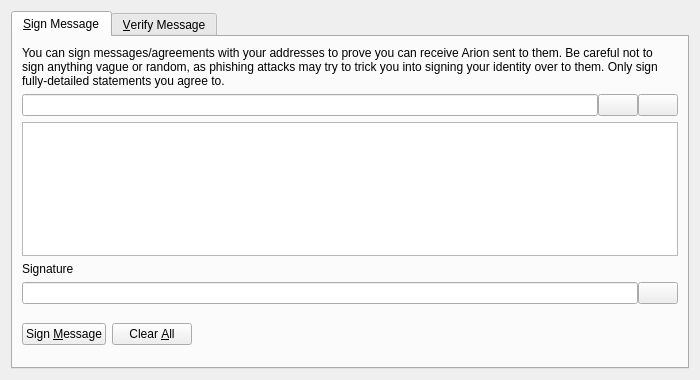
<?xml version="1.0" encoding="UTF-8"?>
<ui version="4.0">
 <class>SignVerifyMessageDialog</class>
 <widget class="QDialog" name="SignVerifyMessageDialog">
  <property name="geometry">
   <rect>
    <x>0</x>
    <y>0</y>
    <width>700</width>
    <height>380</height>
   </rect>
  </property>
  <property name="windowTitle">
   <string>Signatures - Sign / Verify a Message</string>
  </property>
  <property name="modal">
   <bool>true</bool>
  </property>
  <layout class="QVBoxLayout" name="verticalLayout">
   <item>
    <widget class="QTabWidget" name="tabWidget">
     <property name="currentIndex">
      <number>0</number>
     </property>
     <widget class="QWidget" name="tabSignMessage">
      <attribute name="title">
       <string>&amp;Sign Message</string>
      </attribute>
      <layout class="QVBoxLayout" name="verticalLayout_SM">
       <item>
        <widget class="QLabel" name="infoLabel_SM">
         <property name="text">
          <string>You can sign messages/agreements with your addresses to prove you can receive Arion sent to them. Be careful not to sign anything vague or random, as phishing attacks may try to trick you into signing your identity over to them. Only sign fully-detailed statements you agree to.</string>
         </property>
         <property name="textFormat">
          <enum>Qt::PlainText</enum>
         </property>
         <property name="wordWrap">
          <bool>true</bool>
         </property>
        </widget>
       </item>
       <item>
        <layout class="QHBoxLayout" name="horizontalLayout_1_SM">
         <property name="spacing">
          <number>0</number>
         </property>
         <item>
          <widget class="QValidatedLineEdit" name="addressIn_SM">
           <property name="toolTip">
            <string>The Arion address to sign the message with</string>
           </property>
          </widget>
         </item>
         <item>
          <widget class="QPushButton" name="addressBookButton_SM">
           <property name="toolTip">
            <string>Choose previously used address</string>
           </property>
           <property name="text">
            <string/>
           </property>
           <property name="shortcut">
            <string>Alt+A</string>
           </property>
           <property name="autoDefault">
            <bool>false</bool>
           </property>
          </widget>
         </item>
         <item>
          <widget class="QPushButton" name="pasteButton_SM">
           <property name="toolTip">
            <string>Paste address from clipboard</string>
           </property>
           <property name="text">
            <string/>
           </property>
           <property name="shortcut">
            <string>Alt+P</string>
           </property>
           <property name="autoDefault">
            <bool>false</bool>
           </property>
          </widget>
         </item>
        </layout>
       </item>
       <item>
        <widget class="QPlainTextEdit" name="messageIn_SM">
         <property name="toolTip">
          <string>Enter the message you want to sign here</string>
         </property>
        </widget>
       </item>
       <item>
        <widget class="QLabel" name="signatureLabel_SM">
         <property name="text">
          <string>Signature</string>
         </property>
         <property name="textFormat">
          <enum>Qt::PlainText</enum>
         </property>
        </widget>
       </item>
       <item>
        <layout class="QHBoxLayout" name="horizontalLayout_2_SM">
         <property name="spacing">
          <number>0</number>
         </property>
         <item>
          <widget class="QLineEdit" name="signatureOut_SM">
           <property name="font">
            <font>
             <italic>true</italic>
            </font>
           </property>
           <property name="readOnly">
            <bool>true</bool>
           </property>
          </widget>
         </item>
         <item>
          <widget class="QPushButton" name="copySignatureButton_SM">
           <property name="toolTip">
            <string>Copy the current signature to the system clipboard</string>
           </property>
           <property name="text">
            <string/>
           </property>
           <property name="autoDefault">
            <bool>false</bool>
           </property>
          </widget>
         </item>
        </layout>
       </item>
       <item>
        <layout class="QHBoxLayout" name="horizontalLayout_3_SM">
         <item>
          <widget class="QPushButton" name="signMessageButton_SM">
           <property name="toolTip">
            <string>Sign the message to prove you own this Arion address</string>
           </property>
           <property name="text">
            <string>Sign &amp;Message</string>
           </property>
           <property name="autoDefault">
            <bool>false</bool>
           </property>
          </widget>
         </item>
         <item>
          <widget class="QPushButton" name="clearButton_SM">
           <property name="toolTip">
            <string>Reset all sign message fields</string>
           </property>
           <property name="text">
            <string>Clear &amp;All</string>
           </property>
           <property name="autoDefault">
            <bool>false</bool>
           </property>
          </widget>
         </item>
         <item>
          <spacer name="horizontalSpacer_1_SM">
           <property name="orientation">
            <enum>Qt::Horizontal</enum>
           </property>
           <property name="sizeHint" stdset="0">
            <size>
             <width>40</width>
             <height>48</height>
            </size>
           </property>
          </spacer>
         </item>
         <item>
          <widget class="QLabel" name="statusLabel_SM">
           <property name="font">
            <font>
             <weight>75</weight>
             <bold>true</bold>
            </font>
           </property>
           <property name="text">
            <string/>
           </property>
           <property name="wordWrap">
            <bool>true</bool>
           </property>
          </widget>
         </item>
         <item>
          <spacer name="horizontalSpacer_2_SM">
           <property name="orientation">
            <enum>Qt::Horizontal</enum>
           </property>
           <property name="sizeHint" stdset="0">
            <size>
             <width>40</width>
             <height>48</height>
            </size>
           </property>
          </spacer>
         </item>
        </layout>
       </item>
      </layout>
     </widget>
     <widget class="QWidget" name="tabVerifyMessage">
      <attribute name="title">
       <string>&amp;Verify Message</string>
      </attribute>
      <layout class="QVBoxLayout" name="verticalLayout_VM">
       <item>
        <widget class="QLabel" name="infoLabel_VM">
         <property name="text">
          <string>Enter the receiver's address, message (ensure you copy line breaks, spaces, tabs, etc. exactly) and signature below to verify the message. Be careful not to read more into the signature than what is in the signed message itself, to avoid being tricked by a man-in-the-middle attack. Note that this only proves the signing party receives with the address, it cannot prove sendership of any transaction!</string>
         </property>
         <property name="textFormat">
          <enum>Qt::PlainText</enum>
         </property>
         <property name="alignment">
          <set>Qt::AlignLeading|Qt::AlignLeft|Qt::AlignTop</set>
         </property>
         <property name="wordWrap">
          <bool>true</bool>
         </property>
        </widget>
       </item>
       <item>
        <layout class="QHBoxLayout" name="horizontalLayout_1_VM">
         <property name="spacing">
          <number>0</number>
         </property>
         <item>
          <widget class="QValidatedLineEdit" name="addressIn_VM">
           <property name="toolTip">
            <string>The Arion address the message was signed with</string>
           </property>
          </widget>
         </item>
         <item>
          <widget class="QPushButton" name="addressBookButton_VM">
           <property name="toolTip">
            <string>Choose previously used address</string>
           </property>
           <property name="text">
            <string/>
           </property>
           <property name="shortcut">
            <string>Alt+A</string>
           </property>
           <property name="autoDefault">
            <bool>false</bool>
           </property>
          </widget>
         </item>
        </layout>
       </item>
       <item>
        <widget class="QPlainTextEdit" name="messageIn_VM"/>
       </item>
       <item>
        <widget class="QValidatedLineEdit" name="signatureIn_VM"/>
       </item>
       <item>
        <layout class="QHBoxLayout" name="horizontalLayout_2_VM">
         <item>
          <widget class="QPushButton" name="verifyMessageButton_VM">
           <property name="toolTip">
            <string>Verify the message to ensure it was signed with the specified Arion address</string>
           </property>
           <property name="text">
            <string>Verify &amp;Message</string>
           </property>
           <property name="autoDefault">
            <bool>false</bool>
           </property>
          </widget>
         </item>
         <item>
          <widget class="QPushButton" name="clearButton_VM">
           <property name="toolTip">
            <string>Reset all verify message fields</string>
           </property>
           <property name="text">
            <string>Clear &amp;All</string>
           </property>
           <property name="autoDefault">
            <bool>false</bool>
           </property>
          </widget>
         </item>
         <item>
          <spacer name="horizontalSpacer_1_VM">
           <property name="orientation">
            <enum>Qt::Horizontal</enum>
           </property>
           <property name="sizeHint" stdset="0">
            <size>
             <width>40</width>
             <height>48</height>
            </size>
           </property>
          </spacer>
         </item>
         <item>
          <widget class="QLabel" name="statusLabel_VM">
           <property name="font">
            <font>
             <weight>75</weight>
             <bold>true</bold>
            </font>
           </property>
           <property name="text">
            <string/>
           </property>
           <property name="wordWrap">
            <bool>true</bool>
           </property>
          </widget>
         </item>
         <item>
          <spacer name="horizontalSpacer_2_VM">
           <property name="orientation">
            <enum>Qt::Horizontal</enum>
           </property>
           <property name="sizeHint" stdset="0">
            <size>
             <width>40</width>
             <height>48</height>
            </size>
           </property>
          </spacer>
         </item>
        </layout>
       </item>
      </layout>
     </widget>
    </widget>
   </item>
  </layout>
 </widget>
 <customwidgets>
  <customwidget>
   <class>QValidatedLineEdit</class>
   <extends>QLineEdit</extends>
   <header>qvalidatedlineedit.h</header>
  </customwidget>
 </customwidgets>
 <resources>
  <include location="../arion.qrc"/>
 </resources>
 <connections/>
</ui>
